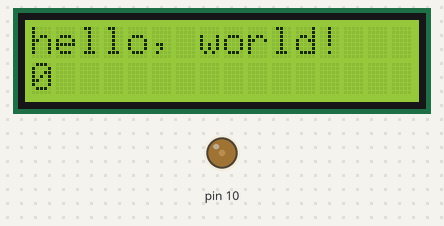
Simulated run of this sketch. Board: Arduino Uno, built with avr-gcc and run on an emulated ATmega328P. Shown: 16×2 character LCD, output pins drawn as LEDs (lit = HIGH).

Above: at 0.1 s.
At 4.1 s:
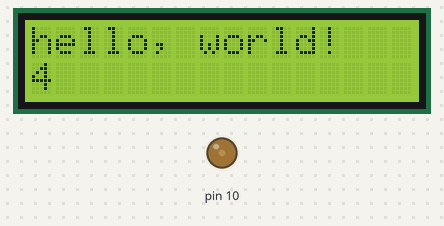
At 9.1 s:
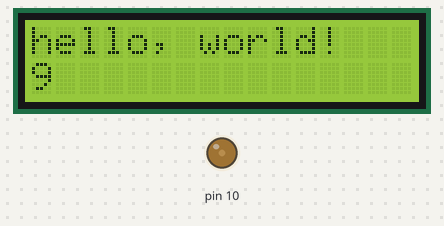
At 19.1 s:
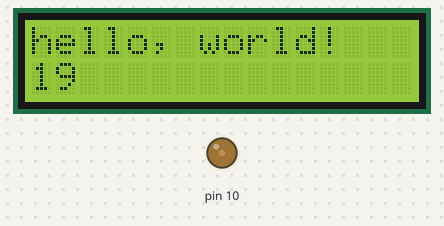
At 29.1 s:
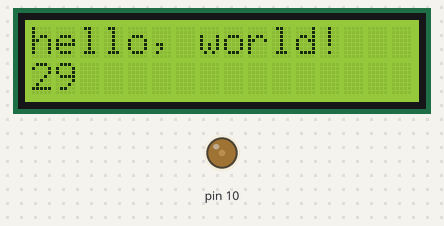
At 39.1 s:
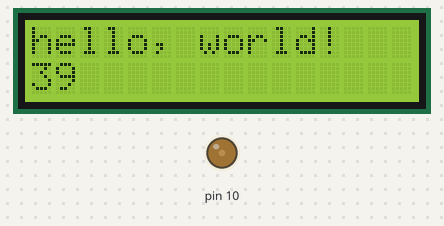

Measured:
- what the display in image 1 shows lasts 1.0 s, from 4.0 s to 5.0 s

The sketch:

g1e-001a.ino
```cpp
#include <LiquidCrystal.h>

LiquidCrystal lcd(8,9,4,5,6,7);

void setup() {
  lcd.begin(16, 2);
  lcd.print("hello, world!");
  analogWrite(10,50);

}

void loop() {
  lcd.setCursor(0,1);
  lcd.print(millis() / 1000);
}
```
